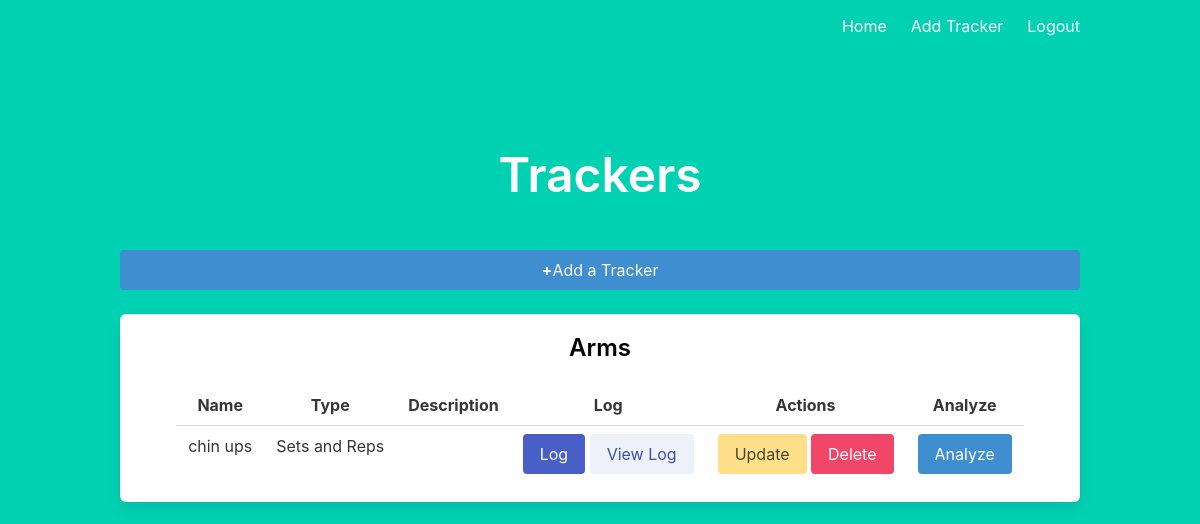
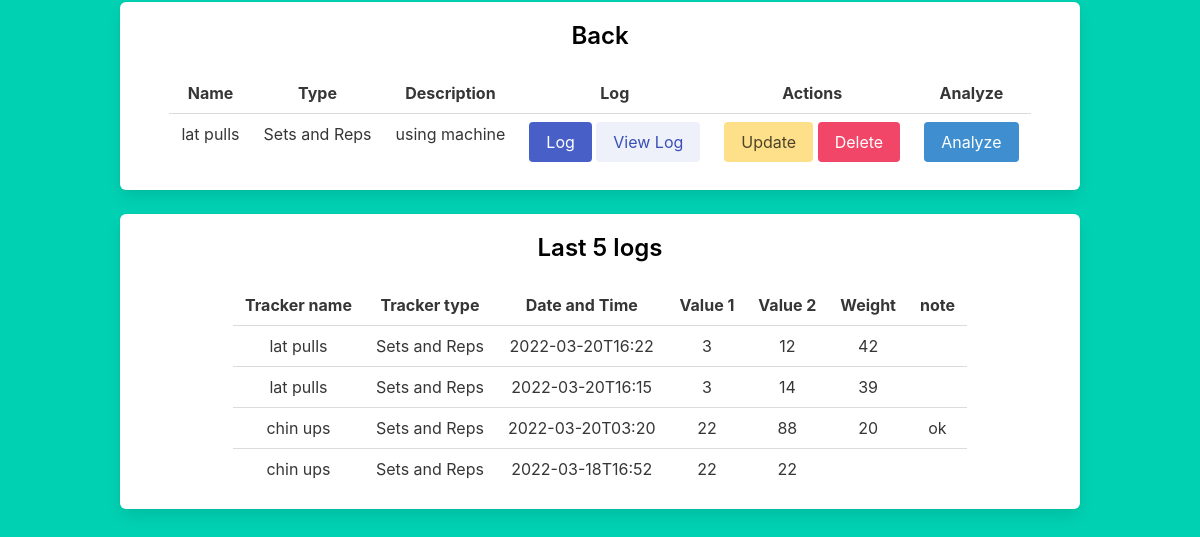
Page /dashboard (signed in) on the earlier database version (2 pictures, top to bottom).
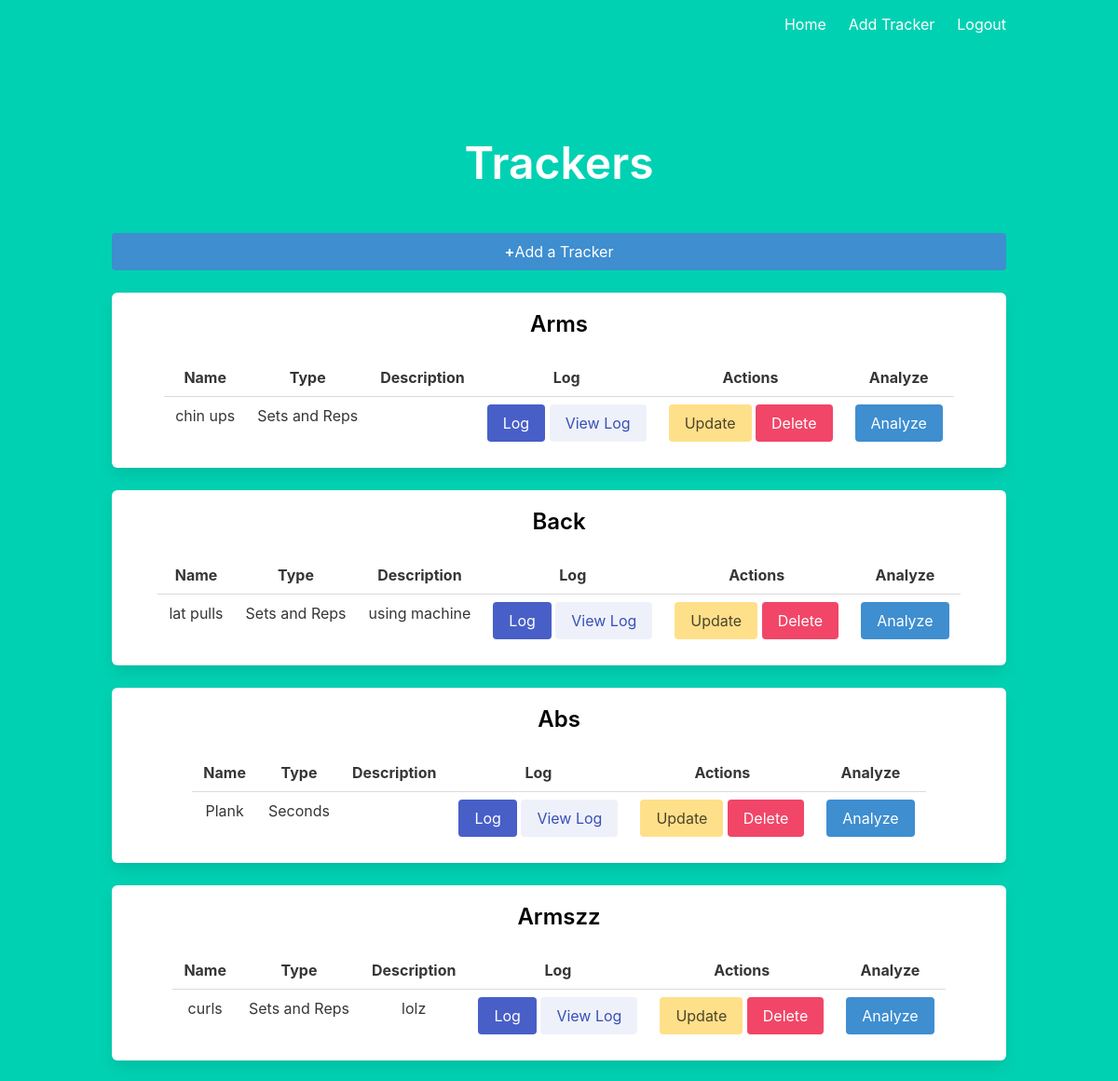
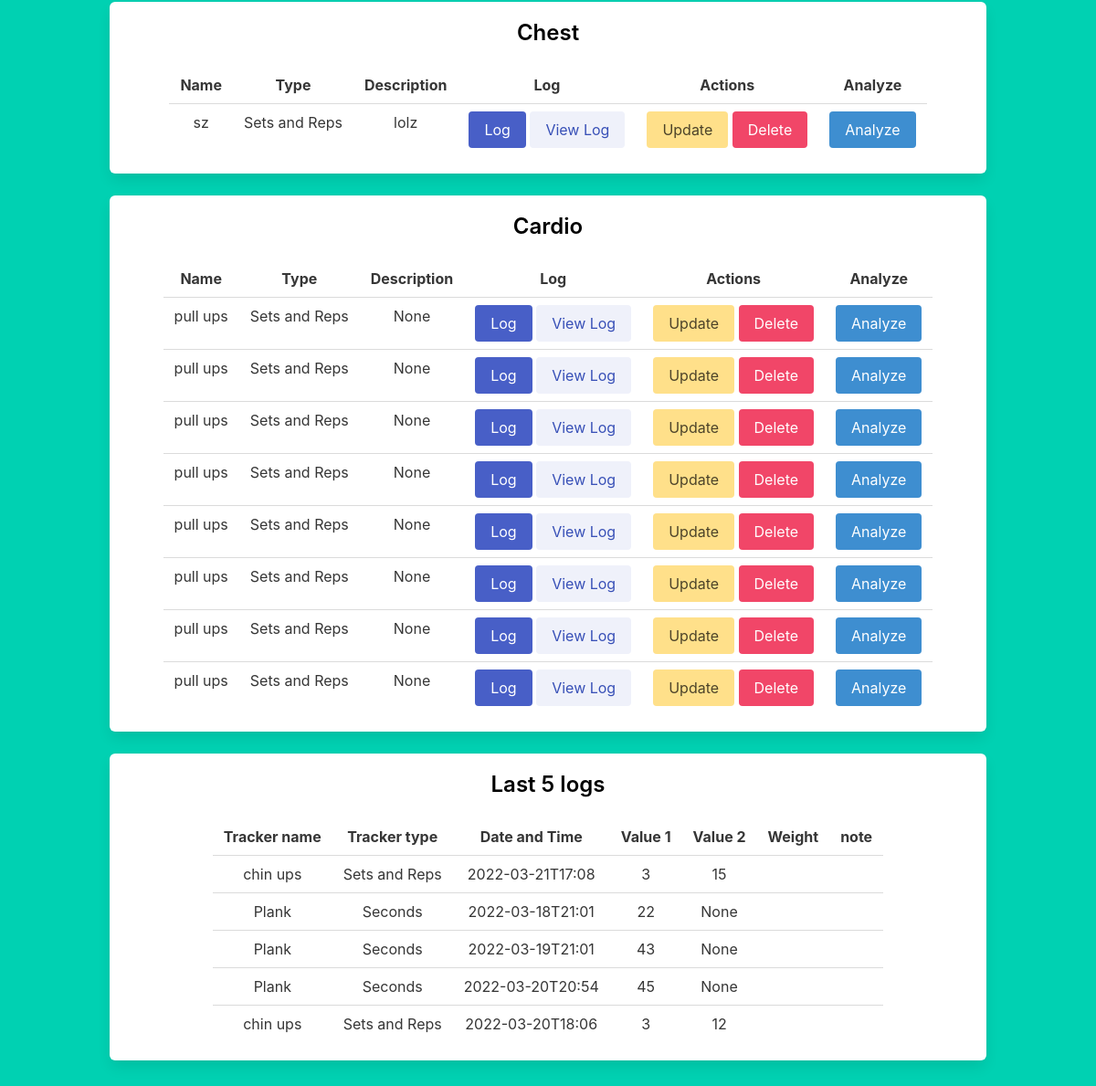
Same page on the later database version (2 pictures, top to bottom).
### main.py (models this page shows)
class tracker(db.Model):
    __tablename__ = 'tracker'
    id = db.Column(db.Integer, primary_key=True,
                   autoincrement=True, nullable=False)
    name = db.Column(db.String, nullable=False)
    option = db.Column(db.String, nullable=False)
    group = db.Column(db.String, nullable=False)
    description = db.Column(db.String)
    u_id = db.Column(db.String, db.ForeignKey(user.id), nullable=False)

class log(db.Model):
    __tablename__ = 'log'
    id = db.Column(db.Integer, primary_key=True,
                   autoincrement=True, nullable=False)
    t_id = db.Column(db.Integer, db.ForeignKey(tracker.id), nullable=False)
    timestamp = db.Column(db.String, nullable=False)
    value_1 = db.Column(db.Integer, nullable=False)
    value_2 = db.Column(db.Integer)
    weight = db.Column(db.Integer)
    note = db.Column(db.String)

### main.py (the view)
@app.route('/dashboard')
def dashboard():
    if 'user' not in session:
        return redirect(url_for('index'))
    username = session['user']
    uid = user.query.filter_by(username=username).first().id
    tids = []
    groups = {}
    trackers = tracker.query.filter_by(u_id=uid).all()
    for t in trackers:
        tids.append(t.id)
        if t.group not in groups.keys():
            groups[t.group] = [copy.copy(t)]
        else:
            groups[t.group].append(copy.copy(t))
    ulogs = db.session.execute(
        'select log.timestamp, log.value_1, log.value_2, log.weight, log.note, tracker.name, tracker.option from log, tracker where log.t_id = tracker.id and log.t_id in (select t.id from user u, tracker t where t.u_id = u.id and u.id={uid}) order by log.id desc limit 5'.format(uid=uid))
    return render_template("dashboard.html", groups=groups, ulogs=ulogs)

### templates/dashboard.html
{% extends "layout.html" %} {% block body %}
<div class="section">
  <h1 class="title is-1">Trackers</h1>
</div>
<div class="block">
  <a href="/add_tracker" class="button is-info is-fullwidth">
    <strong>+</strong> Add a Tracker</a
  >
</div>
{% for group in groups.keys() %}
<div class="box">
  <div class="block">
    <h1 class="title is-4" style="color: black">{{ group }}</h1>
  </div>
  <table class="table" , style="margin-left: auto; margin-right: auto">
    <thread>
      <tr>
        <th>Name</th>
        <th>Type</th>
        <th>Description</th>
        <th>Log</th>
        <th>Actions</th>
        <th>Analyze</th>
      </tr>
    </thread>
    {% for tracker in groups[group] %}
    <tr>
      <td>{{tracker.name}}</td>
      <td>{{tracker.option}}</td>
      <td>{{tracker.description}}</td>
      <td>
        <a class="button is-link" href="/log/{{tracker.id}}">Log</a>
        <a class="button is-link is-light" href="/view_log/{{tracker.id}}"
          >View Log</a
        >
      </td>
      <td>
        <a class="button is-warning" href="/update_tracker/{{tracker.id}}"
          >Update</a
        >
        <a class="button is-danger" href="/delete_tracker/{{tracker.id}}"
          >Delete</a
        >
      </td>
      <td><a href="/analyze_tracker/{{tracker.id}}" class="button is-info">Analyze</a></td>
    </tr>
    {% endfor %}
  </table>
</div>
{% endfor %}
<div class="box">
    <div class="block">
      <h1 class="title is-4" style="color: black">Last 5 logs</h1>
    </div>
<table class="table" , style="margin-left: auto; margin-right: auto">
    <thread>
        <tr>
            <th>Tracker name</th>
            <th>Tracker type</th>
          <th>Date and Time</th>
          <th>Value 1</th>
          <th>Value 2</th>
          <th>Weight</th>
          <th>note</th>
        </tr>
      </thread>
    {% for log in ulogs %}
    <tr>
        <td>{{ log.name }}</td>
        <td>{{ log.option }}</td>
        <td>{{ log.timestamp }}</td>
        <td>{{ log.value_1 }}</td>
        <td>{{ log.value_2 }}</td>
        <td>{{ log.weight }}</td>
        <td>{{ log.note }}</td>
    </tr>
    {% endfor %}
</table>
</div>
  {% endblock %}

Differences in the rows shown:
no longer on this page (row unchanged): log: name "lat pulls", option "Sets and Reps", timestamp "2022-03-20T16:22", value_1 "3", value_2 "12", weight "42"
no longer on this page (row unchanged): log: name "lat pulls", option "Sets and Reps", timestamp "2022-03-20T16:15", value_1 "3", value_2 "14", weight "39"
no longer on this page (row edited): log: name "chin ups", option "Sets and Reps", timestamp "2022-03-20T03:20", value_1 "22", value_2 "88", weight "20", note "ok"
no longer on this page (row edited): log: name "chin ups", option "Sets and Reps", timestamp "2022-03-18T16:52", value_1 "22", value_2 "22"
added tracker: group "Abs", name "Plank", option "Seconds"
added tracker: group "Armszz", name "curls", option "Sets and Reps", description "lolz"
added tracker: group "Chest", name "sz", option "Sets and Reps", description "lolz"
added tracker: group "Cardio", name "pull ups", option "Sets and Reps", description "None"
added tracker: name "pull ups", option "Sets and Reps", description "None", shown under "Cardio"
added tracker: name "pull ups", option "Sets and Reps", description "None", shown under "Cardio"
added tracker: name "pull ups", option "Sets and Reps", description "None", shown under "Cardio"
added tracker: name "pull ups", option "Sets and Reps", description "None", shown under "Cardio"
added tracker: name "pull ups", option "Sets and Reps", description "None", shown under "Cardio"
added tracker: name "pull ups", option "Sets and Reps", description "None", shown under "Cardio"
added tracker: name "pull ups", option "Sets and Reps", description "None", shown under "Cardio"
added log: name "chin ups", option "Sets and Reps", timestamp "2022-03-21T17:08", value_1 "3", value_2 "15"
added log: name "Plank", option "Seconds", timestamp "2022-03-18T21:01", value_1 "22", value_2 "None"
added log: name "Plank", option "Seconds", timestamp "2022-03-19T21:01", value_1 "43", value_2 "None"
added log: name "Plank", option "Seconds", timestamp "2022-03-20T20:54", value_1 "45", value_2 "None"
added log: name "chin ups", option "Sets and Reps", timestamp "2022-03-20T18:06", value_1 "3", value_2 "12"
